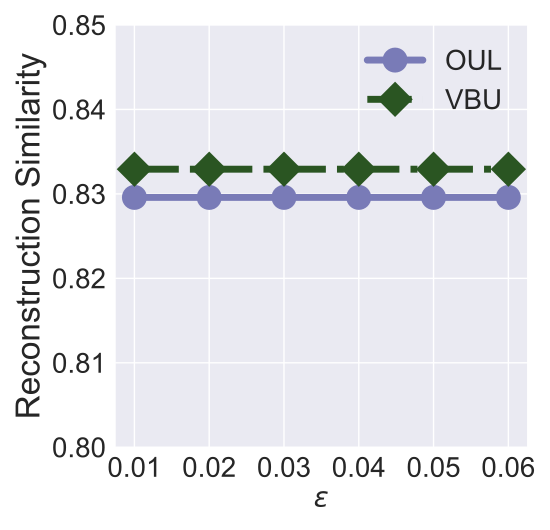

Python code for this plot:


import numpy as np
import matplotlib.pyplot as plt

epsilon = 3
beta = 1 / epsilon


x=[1, 2, 3, 4, 5, 6]
# validation_for_plt =[97,95.8600, 94.9400, 93.5400, 93.2400]
# attack_for_plt=[0, 0.3524, 0, 0.1762, 0.1762]
# basic_for_plt=[99.8, 99.8, 99.8, 99.8, 99.8]

labels = ['0.01', '0.02', '0.03', '0.04', '0.05', '0.06']
# unl_org = [97.77, 97.55, 97.35, 97.29, 97.21, 97.21]

# unl_hess_r = [96.6, 96.66, 96.04, 95.94, 95.85, 97.21]
OUL = [0.829584, 0.82958, 0.8295841,  0.829584, 0.829584, 0.829584]

org_acc = [0.9958, 0.9975, 0.9983, 0.9967, 0.9942, 0.9972]

vbu_acc = [0.832922, 0.832922, 0.832922, 0.832922, 0.832922, 0.832922]
# unl_ss_wo = [94.32, 94.53, 94.78, 93.38, 94.04, 97.21]


for i in range(len(OUL)):
    OUL[i] = OUL[i]*1
    org_acc[i] = org_acc[i]*100
    vbu_acc[i] = vbu_acc[i]*1

plt.style.use('seaborn')
plt.figure(figsize=(5.5, 5.3))
l_w=5
m_s=15
marker_s = 3
markevery=1
#plt.figure(figsize=(8, 5.3))
#plt.plot(x, unl_fr, color='blue', marker='^', label='Retrain',linewidth=l_w, markersize=m_s)
plt.plot(x, OUL, linestyle='-', color='#797BB7', marker='o', fillstyle='full', markevery=markevery,
         label='OUL', linewidth=l_w, markersize=m_s, markeredgewidth=marker_s)

#plt.plot(x, unl_ss_w, color='g',  marker='*',  label='PriMU$_{w}$',linewidth=l_w, markersize=m_s)
#plt.plot(x, org_acc, linestyle='--', color='#9BC985',  marker='s', fillstyle='full', markevery=markevery, label='Origin',linewidth=l_w, markersize=m_s, markeredgewidth=marker_s)



plt.plot(x, vbu_acc, linestyle='-.', color='#2A5522',  marker='D', fillstyle='full', markevery=markevery,
         label='VBU',linewidth=l_w, markersize=m_s, markeredgewidth=marker_s)

# plt.grid()
leg = plt.legend(fancybox=True, shadow=True)
# plt.xlabel('Malicious Client Ratio (%)' ,fontsize=16)
plt.ylabel('Reconstruction Similarity' ,fontsize=24)
my_y_ticks = np.arange(0.80, 0.851, 0.01)
plt.yticks(my_y_ticks,fontsize=20)
plt.xlabel('$\epsilon$' ,fontsize=20)

plt.xticks(x, labels, fontsize=20)
# plt.title('CIFAR10 IID')

#plt.annotate(r"1e-1", xy=(0.1, 1.01), xycoords='axes fraction', xytext=(-10, 10), textcoords='offset points', ha='right', va='center', fontsize=15)


# plt.title('(c) Utility Preservation', fontsize=24)
plt.legend(loc='best',fontsize=20)
plt.tight_layout()
#plt.title("MNIST")
plt.rcParams['figure.figsize'] = (2.0, 1)
plt.rcParams['image.interpolation'] = 'nearest'
plt.rcParams['figure.subplot.left'] = 0.11
plt.rcParams['figure.subplot.bottom'] = 0.08
plt.rcParams['figure.subplot.right'] = 0.977
plt.rcParams['figure.subplot.top'] = 0.969
plt.savefig('CelebA_recon_sim_eps.pdf', format='pdf', dpi=200)
plt.show()
